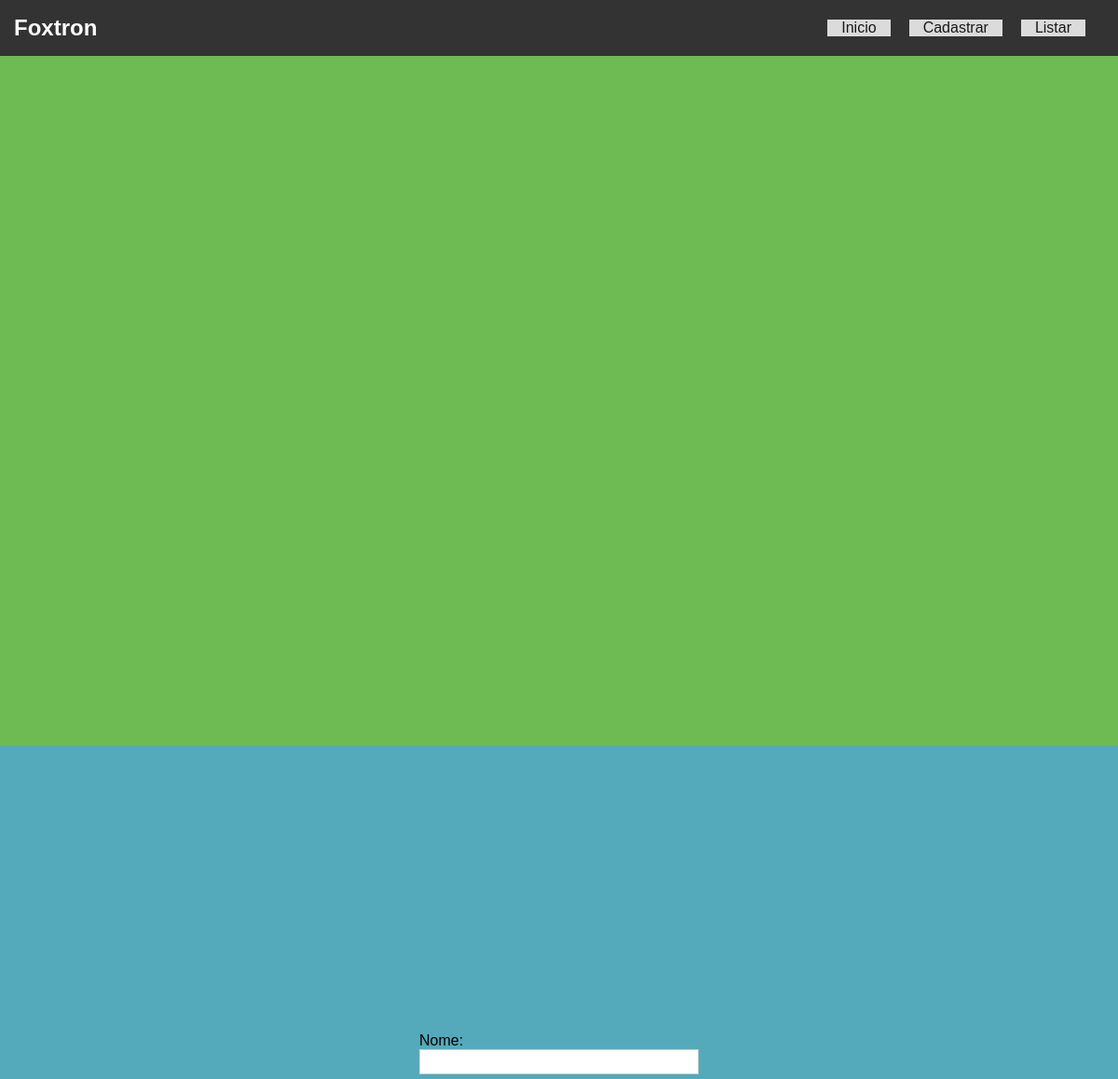
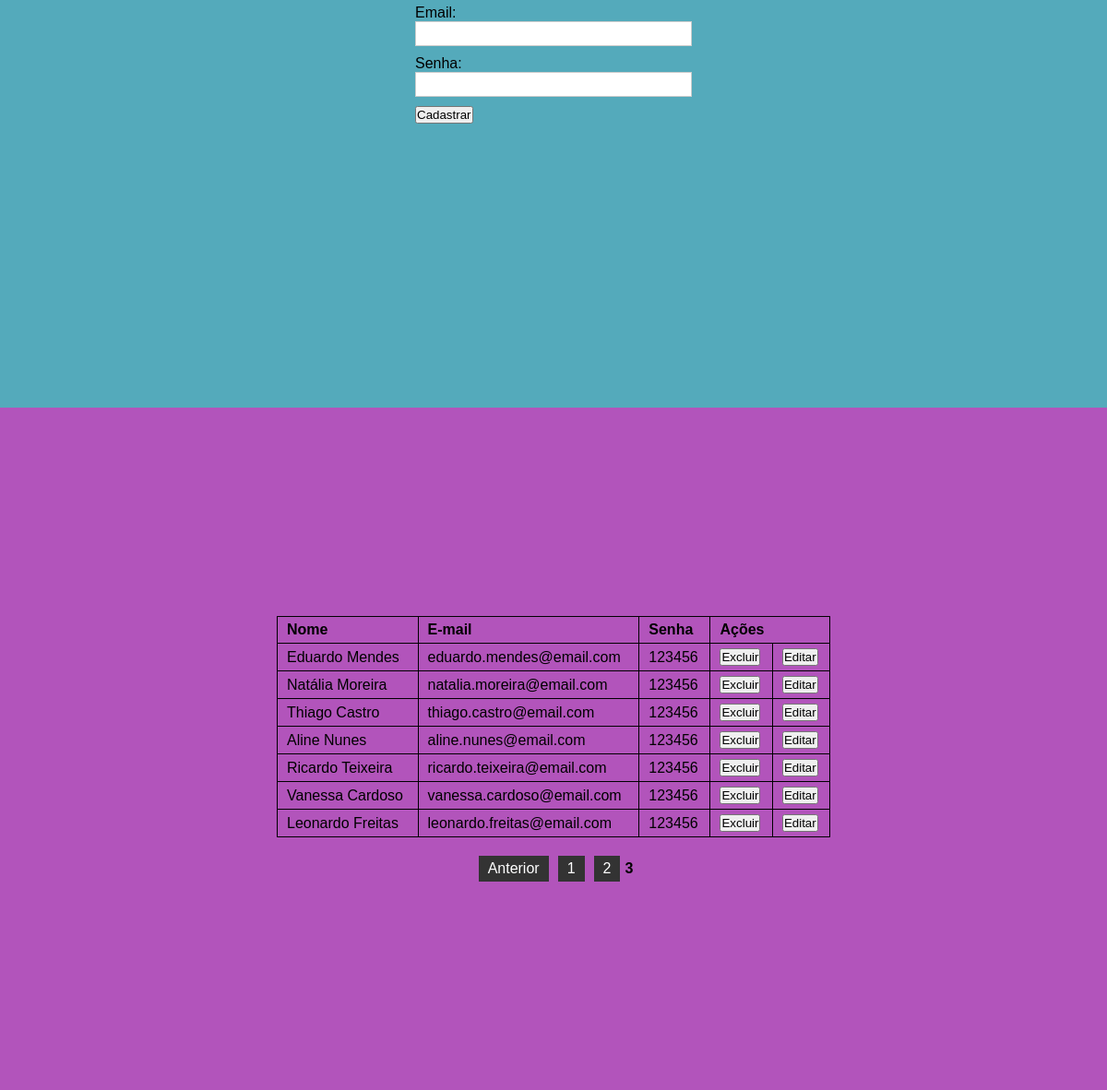
The page /?pagina=3 on the database its author committed (2 pictures, top to bottom).
### tables this page shows
CREATE TABLE `usuarios` (
  `id_usuario` int(11) NOT NULL,
  `nome_usuario` varchar(40) DEFAULT NULL,
  `email_usuario` varchar(40) DEFAULT NULL,
  `senha_usuario` varchar(255) NOT NULL
);

### index.php (the view, shortened to what this page needs)
<?php
include 'conexao.php';
?>
<!DOCTYPE html>
<html lang="pt-br">
<head>
    <link rel="stylesheet" href="style.css">
</head>
<body>
    <header>
        <h2>Foxtron</h2>
        <nav>
            <ul>
                <li><a href="#inicio">Inicio</a></li>
                <li><a href="#cadastrar">Cadastrar</a></li>
                <li><a href="#listar">Listar</a></li>
            </ul>
        </nav>
    </header>
    <section id="inicio">
    </section>
    <section id="cadastrar">
        <div class="formulario">
            <form action="cadastrar_usuario.php" method="post" class="formu">
                <label for="nome_usuario">Nome:</label>
                <input type="text" name="nome_usuario" id="nome_usuario">
                <label for="email_usuario">Email:</label>
                <input type="email" name="email_usuario" id="email_usuario">
                <label for="senha_usuario">Senha:</label>
                <input type="password" name="senha_usuario" id="senha_usuario">
                <button type="submit">Cadastrar</button>
            </form>
        </div>
    </section>
    <section id="listar">
        <div class="listar">
            <?php
            $limite = 10;
            $pagina = isset($_GET['pagina']) ? (int)$_GET['pagina'] : 1;
            $offset = ($pagina - 1) * $limite;
            $sql_total = "SELECT COUNT(*) as total FROM usuarios";
            $stmt_total = $conexao->prepare($sql_total);
            $stmt_total->execute();
            $total_registros = $stmt_total->fetchColumn();
            $total_paginas = ceil($total_registros / $limite);
            $sql_busca = "SELECT * FROM usuarios LIMIT :limite OFFSET :offset";
            $stmt_busca = $conexao->prepare($sql_busca);
            $stmt_busca->bindValue(':limite', $limite, PDO::PARAM_INT);
            $stmt_busca->bindValue(':offset', $offset, PDO::PARAM_INT);
            $stmt_busca->execute();
            ?>
            <table>
                <thead>
                    <th>Nome</th>
                    <th>E-mail</th>
                    <th>Senha</th>
                    <th colspan="2">Ações</th>
                </thead>
                <?php
                while ($usuarios = $stmt_busca->fetch(PDO::FETCH_ASSOC)) {
                    echo "<tbody>";
                    echo "<tr>";
                    echo "<td>{$usuarios['nome_usuario']}</td>";
                    echo "<td>{$usuarios['email_usuario']}</td>";
                    echo "<td>{$usuarios['senha_usuario']}</td>";
                    echo "<td>
                                        <form action = 'excluir_cadastro.php' method='get'>
                                        <input type='hidden' name='id_usuario' value='{$usuarios['id_usuario']}'>
                                        <button type='submit'>Excluir</button>
                                        </form>
                        </td>
                        <td>
                                        <form action = 'editar_cadastro.php' method='get'>
                                        <input type='hidden' name='id_usuario' value='{$usuarios['id_usuario']}'>
                                        <button type='submit'>Editar</button>
                                        </form>";
                    echo "</td>";
                    echo "</tr>";
                    echo "</tbody>";
                }
                ?>
            </table>
            <div class="paginacao">
                <?php if($pagina > 1): ?>
                    <a href="?pagina=<?= $pagina - 1 ?>#listar">Anterior</a>
                <?php endif; ?>
                <?php
                    for($i = 1; $i <= $total_paginas; $i++){
                        if($i == $pagina){
                            echo "<strong>$i</strong>";
                        }else{
                            echo "<a href='?pagina=$i#listar'>$i</a>";
                        }
                    }
                ?>
            </div>
        </div>
    </section>
</body>
</html>

### style.css (style rules this page uses)
* { margin: 0; padding: 0; box-sizing: border-box; }
body { overflow: hidden; font-family: sans-serif; }
header { background-color: #333; color: #fff; padding: 15px; height: 60px; display: flex; justify-content: space-between; align-items: center; position: fixed; width: 100%; top: 0; }
ul { list-style: none; display: flex; }
li { margin-right: 20px; background-color: #dbdbdb; }
a { text-decoration: none; color: #181818; padding: 10px 15px; }
#inicio { background-color: #6ebb54; padding: 20px; height: 100vh }
#cadastrar { background-color: #54aabb; padding: 20px; height: 100vh; display: flex; justify-content: center; align-items: center; }
.formu { width: 300px; }
.formulario { width: 300px; display: flex; justify-content: center; align-items: center; }
input { width: 100%; padding: 5px; margin-bottom: 10px; border: 1px solid #ccc; }
#listar { background-color: #b254bb; padding: 20px; height: calc(100vh - 60px); display: flex; justify-content: center; align-items: center; }
table { width: 600px; border-collapse: collapse; }
table, th, td { border: 1px solid #000; padding: 5px 10px; text-align: left; }
table form { width: auto; }
.paginacao { display: flex; justify-content: center; margin-top: 20px; align-items: center; }
.paginacao a { display: inline-block; padding: 5px 10px; margin: 0 5px; background-color: #333; color: #fff; text-decoration: none; }

### rows shown on the page
usuarios: nome_usuario "Eduardo Mendes", email_usuario "eduardo.mendes@email.com", senha_usuario "123456"
usuarios: nome_usuario "Natália Moreira", email_usuario "natalia.moreira@email.com", senha_usuario "123456"
usuarios: nome_usuario "Thiago Castro", email_usuario "thiago.castro@email.com", senha_usuario "123456"
usuarios: nome_usuario "Aline Nunes", email_usuario "aline.nunes@email.com", senha_usuario "123456"
usuarios: nome_usuario "Ricardo Teixeira", email_usuario "ricardo.teixeira@email.com", senha_usuario "123456"
usuarios: nome_usuario "Vanessa Cardoso", email_usuario "vanessa.cardoso@email.com", senha_usuario "123456"
usuarios: nome_usuario "Leonardo Freitas", email_usuario "leonardo.freitas@email.com", senha_usuario "123456"
